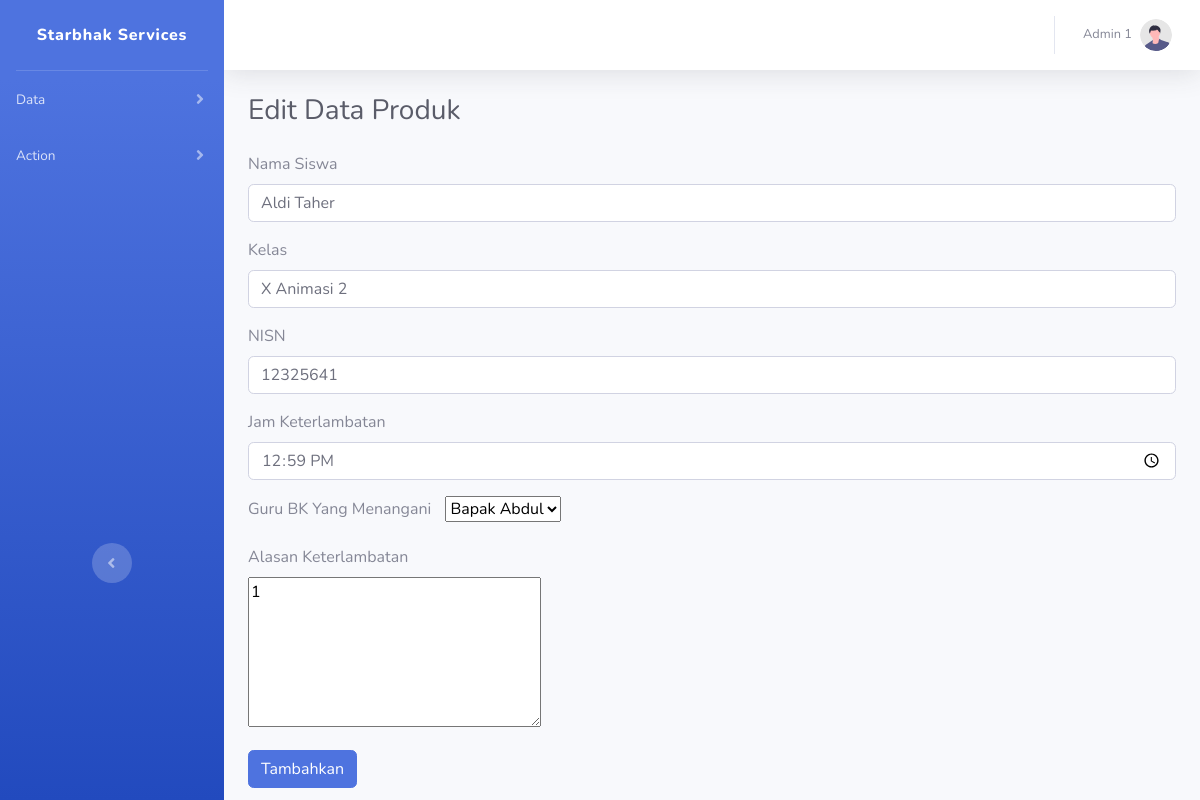
The app's page /dashboard/editform.php?id=33 (signed in) with its own data.
### tables this page shows
CREATE TABLE `keterlambatan` (
  `id` int(11) NOT NULL,
  `nama` varchar(255) NOT NULL,
  `kelas` varchar(255) NOT NULL,
  `NISN` int(11) NOT NULL,
  `menitKeterlambatan` varchar(255) NOT NULL,
  `tanggalTerlambat` date NOT NULL,
  `guruBk` varchar(255) NOT NULL,
  `alasanKeterlambatan` text NOT NULL
);

### dashboard/editform.php (the view, shortened to what this page needs)
<?php
include 'conn.php';
$id = $_GET['id'];
$sql = "SELECT * FROM keterlambatan WHERE id = '$id'";
$query = mysqli_query($conn,$sql);
$value = mysqli_fetch_assoc($query);
?>
<!DOCTYPE html>
<html lang="en">
<head>
    <link href="vendor/fontawesome-free/css/all.min.css" rel="stylesheet" type="text/css">
    <link href="css/sb-admin-2.min.css" rel="stylesheet">
</head>
<body id="page-top">
    <div id="wrapper">
        <ul class="navbar-nav bg-gradient-primary sidebar sidebar-dark accordion" id="accordionSidebar">
            <a class="sidebar-brand d-flex align-items-center justify-content-center" href="index.html">
                <div class="sidebar-brand-text mx-3" style="text-transform: none;">Starbhak Services</div>
            </a>
            <hr class="sidebar-divider my-0">
            <li class="nav-item">
                <a class="nav-link collapsed" href="#" data-toggle="collapse" data-target="#collapseTwo"
                    aria-expanded="true" aria-controls="collapseTwo">
                    <span>Data</span>
                </a>
            </li>
            <li class="nav-item">
                <a class="nav-link collapsed" href="#" data-toggle="collapse" data-target="#collapseUtilities"
                    aria-expanded="true" aria-controls="collapseUtilities">
                    <span>Action</span>
                </a>
            </li>
            <br><br><br><br><br><br><br><br><br><br><br><br><br><br><br>
            <div class="text-center d-none d-md-inline">
                <button class="rounded-circle border-0" id="sidebarToggle"></button>
            </div>
        </ul>
        <div id="content-wrapper" class="d-flex flex-column">
            <div id="content">
                <nav class="navbar navbar-expand navbar-light bg-white topbar mb-4 static-top shadow">
                    <ul class="navbar-nav ml-auto">
                        <li class="nav-item dropdown no-arrow">
                            <a class="nav-link dropdown-toggle" href="#" id="userDropdown" role="button"
                                data-toggle="dropdown" aria-haspopup="true" aria-expanded="false">
                                <span class="mr-2 d-none d-lg-inline text-gray-600 small">Admin 1</span>
                                <img class="img-profile rounded-circle"
                                    src="img/undraw_profile.svg">
                            </a>
                        </li>
                    </ul>
                </nav>
                <div class="container-fluid">
                    <h1 class="h3 mb-4 text-gray-800">Edit Data Produk</h1>
                    <form action="edit.php" method="post" enctype="multipart/form-data">
                        <div class="mb-3">
                            <label for="exampleInputEmail1" class="form-label">Nama Siswa</label>
                            <input type="text" class="form-control" id="exampleInputEmail1" aria-describedby="emailHelp" name="nama" value="<?= $value['nama']?>">
                        </div>
                        <div class="mb-3">
                            <label for="exampleInputEmail1" class="form-label">Kelas</label>
                            <input type="text" class="form-control" id="exampleInputEmail1" aria-describedby="emailHelp" name="kelas" value="<?= $value['kelas']?>">
                        </div>
                        <div class="mb-3">
                            <label for="exampleInputPassword1" class="form-label">NISN</label>
                            <input type="text" class="form-control" id="exampleInputPassword1" name="nisn" value="<?= $value['NISN']?>">
                        </div>
                        <div class="mb-3">
                            <label for="exampleInputPassword1" class="form-label">Jam Keterlambatan</label>
                            <input type="time" class="form-control" id="exampleInputPassword1" name="menitKeterlambatan" value="<?= $value['menitKeterlambatan']?>">
                        </div>
                        <div class="mb-3">
                            <label for="exampleInputPassword1" class="form-label">Guru BK Yang Menangani</label>
                            <select id="guruBk" name="guruBk" style="margin-left: 10px;">
                                <option value="Bapak Abdul">Bapak Abdul</option>
                        </select>
                        </div>
                        <div class="mb-3">
                            <label for="exampleInputPassword1" class="form-label">Alasan Keterlambatan</label>
                            <br>
                            <textarea name="alasanKeterlambatan" id="alasanKeterlambatan" cols="30" rows="6"><?= $value['alasanKeterlambatan'];?> </textarea>
                        </div>
                        <button type="submit" class="btn btn-primary" name="submit" >Tambahkan</button>
                    </form>
                </div>
            </div>
        </div>
    </div>
</body>
</html>

### records on screen
keterlambatan: nama "Aldi Taher", kelas "X Animasi 2", nisn "12325641", menitKeterlambatan "12:59", alasanKeterlambatan "1"
